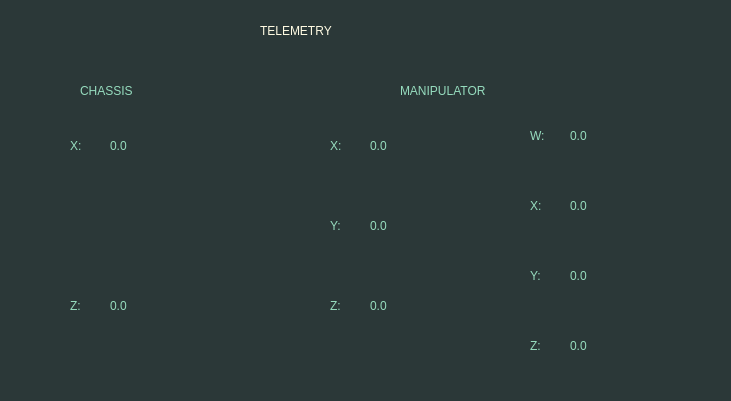
     <widget class="QFrame" name="frame_14">
      <property name="geometry">
       <rect>
        <x>20</x>
        <y>580</y>
        <width>731</width>
        <height>401</height>
       </rect>
      </property>
      <property name="styleSheet">
       <string notr="true">QFrame {
    border-radius: 20px;
    border: 0px solid rgba(114, 255, 197, 255);
     background-color: rgb(43, 56, 56);
}</string>
      </property>
      <property name="frameShape">
       <enum>QFrame::StyledPanel</enum>
      </property>
      <property name="frameShadow">
       <enum>QFrame::Raised</enum>
      </property>
      <widget class="QLabel" name="manual_control_label_11">
       <property name="geometry">
        <rect>
         <x>260</x>
         <y>10</y>
         <width>191</width>
         <height>41</height>
        </rect>
       </property>
       <property name="styleSheet">
        <string notr="true">color: rgb(255, 251, 227);
font: 75 25pt &quot;Monospace&quot;;
background-color: transparent;</string>
       </property>
       <property name="text">
        <string>TELEMETRY</string>
       </property>
      </widget>
      <widget class="QFrame" name="frame_20">
       <property name="geometry">
        <rect>
         <x>40</x>
         <y>60</y>
         <width>231</width>
         <height>331</height>
        </rect>
       </property>
       <property name="styleSheet">
        <string notr="true">QFrame {
    border-radius: 20px;
    border: 0px solid rgba(114, 255, 197, 255);
    background: qlineargradient(
        x1:0, y1:0,
        x2:1, y2:1,
        stop:0 rgb(42, 56, 56),
        stop:1 rgb(23, 36, 36)
    );
}</string>
       </property>
       <property name="frameShape">
        <enum>QFrame::StyledPanel</enum>
       </property>
       <property name="frameShadow">
        <enum>QFrame::Raised</enum>
       </property>
       <widget class="QLabel" name="manual_control_label_13">
        <property name="geometry">
         <rect>
          <x>40</x>
          <y>10</y>
          <width>151</width>
          <height>41</height>
         </rect>
        </property>
        <property name="styleSheet">
         <string notr="true">color:rgb(150, 220, 190);
font: 75 25pt &quot;Monospace&quot;;
background-color: transparent;</string>
        </property>
        <property name="text">
         <string>CHASSIS</string>
        </property>
       </widget>
       <widget class="QFrame" name="frame_23">
        <property name="geometry">
         <rect>
          <x>20</x>
          <y>220</y>
          <width>191</width>
          <height>61</height>
         </rect>
        </property>
        <property name="styleSheet">
         <string notr="true">QFrame {
    border-radius: 20px;
    border: 0px solid rgba(114, 255, 197, 255);
    background: qlineargradient(
        x1:0, y1:0,
        x2:1, y2:1,
        stop:0 rgb(52, 66, 66),
        stop:1 rgb(43, 56, 56)
    );
}</string>
        </property>
        <property name="frameShape">
         <enum>QFrame::StyledPanel</enum>
        </property>
        <property name="frameShadow">
         <enum>QFrame::Raised</enum>
        </property>
        <widget class="QLabel" name="label_8">
         <property name="geometry">
          <rect>
           <x>10</x>
           <y>0</y>
           <width>41</width>
           <height>51</height>
          </rect>
         </property>
         <property name="styleSheet">
          <string notr="true">color:rgb(150, 220, 190);
font: 75 25pt &quot;Monospace&quot;;
background-color: transparent;</string>
         </property>
         <property name="text">
          <string>Z:</string>
         </property>
        </widget>
        <widget class="QLabel" name="chassis_z">
         <property name="geometry">
          <rect>
           <x>50</x>
           <y>0</y>
           <width>131</width>
           <height>51</height>
          </rect>
         </property>
         <property name="styleSheet">
          <string notr="true">color:rgb(150, 220, 190);
font: 75 15pt &quot;Monospace&quot;;
background-color: transparent;</string>
         </property>
         <property name="text">
          <string>0.0</string>
         </property>
        </widget>
       </widget>
       <widget class="QFrame" name="frame_24">
        <property name="geometry">
         <rect>
          <x>20</x>
          <y>60</y>
          <width>191</width>
          <height>61</height>
         </rect>
        </property>
        <property name="styleSheet">
         <string notr="true">QFrame {
    border-radius: 20px;
    border: 0px solid rgba(114, 255, 197, 255);
    background: qlineargradient(
        x1:0, y1:0,
        x2:1, y2:1,
        stop:0 rgb(52, 66, 66),
        stop:1 rgb(43, 56, 56)
    );
}</string>
        </property>
        <property name="frameShape">
         <enum>QFrame::StyledPanel</enum>
        </property>
        <property name="frameShadow">
         <enum>QFrame::Raised</enum>
        </property>
        <widget class="QLabel" name="label">
         <property name="geometry">
          <rect>
           <x>10</x>
           <y>0</y>
           <width>41</width>
           <height>51</height>
          </rect>
         </property>
         <property name="styleSheet">
          <string notr="true">color:rgb(150, 220, 190);
font: 75 25pt &quot;Monospace&quot;;
background-color: transparent;</string>
         </property>
         <property name="text">
          <string>X: </string>
         </property>
        </widget>
        <widget class="QLabel" name="chassis_x">
         <property name="geometry">
          <rect>
           <x>50</x>
           <y>0</y>
           <width>131</width>
           <height>51</height>
          </rect>
         </property>
         <property name="styleSheet">
          <string notr="true">color:rgb(150, 220, 190);
font: 75 15pt &quot;Monospace&quot;;
background-color: transparent;</string>
         </property>
         <property name="text">
          <string>0.0</string>
         </property>
        </widget>
       </widget>
      </widget>
      <widget class="QFrame" name="frame_22">
       <property name="geometry">
        <rect>
         <x>310</x>
         <y>60</y>
         <width>391</width>
         <height>331</height>
        </rect>
       </property>
       <property name="styleSheet">
        <string notr="true">QFrame {
    border-radius: 20px;
    border: 0px solid rgba(114, 255, 197, 255);
    background: qlineargradient(
        x1:0, y1:0,
        x2:1, y2:1,
        stop:0 rgb(42, 56, 56),
        stop:1 rgb(23, 36, 36)
    );
}</string>
       </property>
       <property name="frameShape">
        <enum>QFrame::StyledPanel</enum>
       </property>
       <property name="frameShadow">
        <enum>QFrame::Raised</enum>
       </property>
       <widget class="QLabel" name="manual_control_label_14">
        <property name="geometry">
         <rect>
          <x>90</x>
          <y>10</y>
          <width>231</width>
          <height>41</height>
         </rect>
        </property>
        <property name="styleSheet">
         <string notr="true">color:rgb(150, 220, 190);
font: 75 25pt &quot;Monospace&quot;;
background-color: transparent;</string>
        </property>
        <property name="text">
         <string>MANIPULATOR</string>
        </property>
       </widget>
       <widget class="QFrame" name="frame_25">
        <property name="geometry">
         <rect>
          <x>10</x>
          <y>60</y>
          <width>181</width>
          <height>61</height>
         </rect>
        </property>
        <property name="styleSheet">
         <string notr="true">QFrame {
    border-radius: 20px;
    border: 0px solid rgba(114, 255, 197, 255);
    background: qlineargradient(
        x1:0, y1:0,
        x2:1, y2:1,
        stop:0 rgb(52, 66, 66),
        stop:1 rgb(43, 56, 56)
    );
}</string>
        </property>
        <property name="frameShape">
         <enum>QFrame::StyledPanel</enum>
        </property>
        <property name="frameShadow">
         <enum>QFrame::Raised</enum>
        </property>
        <widget class="QLabel" name="label_5">
         <property name="geometry">
          <rect>
           <x>10</x>
           <y>0</y>
           <width>41</width>
           <height>51</height>
          </rect>
         </property>
         <property name="styleSheet">
          <string notr="true">color:rgb(150, 220, 190);
font: 75 25pt &quot;Monospace&quot;;
background-color: transparent;</string>
         </property>
         <property name="text">
          <string>X: </string>
         </property>
        </widget>
        <widget class="QLabel" name="manipulator_x_t">
         <property name="geometry">
          <rect>
           <x>50</x>
           <y>0</y>
           <width>131</width>
           <height>51</height>
          </rect>
         </property>
         <property name="styleSheet">
          <string notr="true">color:rgb(150, 220, 190);
font: 75 15pt &quot;Monospace&quot;;
background-color: transparent;</string>
         </property>
         <property name="text">
          <string>0.0</string>
         </property>
        </widget>
       </widget>
       <widget class="QFrame" name="frame_26">
        <property name="geometry">
         <rect>
          <x>10</x>
          <y>220</y>
          <width>181</width>
          <height>61</height>
         </rect>
        </property>
        <property name="styleSheet">
         <string notr="true">QFrame {
    border-radius: 20px;
    border: 0px solid rgba(114, 255, 197, 255);
    background: qlineargradient(
        x1:0, y1:0,
        x2:1, y2:1,
        stop:0 rgb(52, 66, 66),
        stop:1 rgb(43, 56, 56)
    );
}</string>
        </property>
        <property name="frameShape">
         <enum>QFrame::StyledPanel</enum>
        </property>
        <property name="frameShadow">
         <enum>QFrame::Raised</enum>
        </property>
        <widget class="QLabel" name="label_22">
         <property name="geometry">
          <rect>
           <x>10</x>
           <y>0</y>
           <width>41</width>
           <height>51</height>
          </rect>
         </property>
         <property name="styleSheet">
          <string notr="true">color:rgb(150, 220, 190);
font: 75 25pt &quot;Monospace&quot;;
background-color: transparent;</string>
         </property>
         <property name="text">
          <string>Z: </string>
         </property>
        </widget>
        <widget class="QLabel" name="manipulator_z_t">
         <property name="geometry">
          <rect>
           <x>50</x>
           <y>0</y>
           <width>131</width>
           <height>51</height>
          </rect>
         </property>
         <property name="styleSheet">
          <string notr="true">color:rgb(150, 220, 190);
font: 75 15pt &quot;Monospace&quot;;
background-color: transparent;</string>
         </property>
         <property name="text">
          <string>0.0</string>
         </property>
        </widget>
       </widget>
       <widget class="QFrame" name="frame_27">
        <property name="geometry">
         <rect>
          <x>10</x>
          <y>140</y>
          <width>181</width>
          <height>61</height>
         </rect>
        </property>
        <property name="styleSheet">
         <string notr="true">QFrame {
    border-radius: 20px;
    border: 0px solid rgba(114, 255, 197, 255);
    background: qlineargradient(
        x1:0, y1:0,
        x2:1, y2:1,
        stop:0 rgb(52, 66, 66),
        stop:1 rgb(43, 56, 56)
    );
}</string>
        </property>
        <property name="frameShape">
         <enum>QFrame::StyledPanel</enum>
        </property>
        <property name="frameShadow">
         <enum>QFrame::Raised</enum>
        </property>
        <widget class="QLabel" name="label_21">
         <property name="geometry">
          <rect>
           <x>10</x>
           <y>0</y>
           <width>41</width>
           <height>51</height>
          </rect>
         </property>
         <property name="styleSheet">
          <string notr="true">color:rgb(150, 220, 190);
font: 75 25pt &quot;Monospace&quot;;
background-color: transparent;</string>
         </property>
         <property name="text">
          <string>Y: </string>
         </property>
        </widget>
        <widget class="QLabel" name="manipulator_y_t">
         <property name="geometry">
          <rect>
           <x>50</x>
           <y>0</y>
           <width>131</width>
           <height>51</height>
          </rect>
         </property>
         <property name="styleSheet">
          <string notr="true">color:rgb(150, 220, 190);
font: 75 15pt &quot;Monospace&quot;;
background-color: transparent;</string>
         </property>
         <property name="text">
          <string>0.0</string>
         </property>
        </widget>
       </widget>
       <widget class="QFrame" name="frame_28">
        <property name="geometry">
         <rect>
          <x>210</x>
          <y>260</y>
          <width>161</width>
          <height>61</height>
         </rect>
        </property>
        <property name="styleSheet">
         <string notr="true">QFrame {
    border-radius: 20px;
    border: 0px solid rgba(114, 255, 197, 255);
    background: qlineargradient(
        x1:0, y1:0,
        x2:1, y2:1,
        stop:0 rgb(52, 66, 66),
        stop:1 rgb(43, 56, 56)
    );
}</string>
        </property>
        <property name="frameShape">
         <enum>QFrame::StyledPanel</enum>
        </property>
        <property name="frameShadow">
         <enum>QFrame::Raised</enum>
        </property>
        <widget class="QLabel" name="label_26">
         <property name="geometry">
          <rect>
           <x>10</x>
           <y>0</y>
           <width>41</width>
           <height>51</height>
          </rect>
         </property>
         <property name="styleSheet">
          <string notr="true">color:rgb(150, 220, 190);
font: 75 25pt &quot;Monospace&quot;;
background-color: transparent;</string>
         </property>
         <property name="text">
          <string>Z: </string>
         </property>
        </widget>
        <widget class="QLabel" name="manipulator_z_o">
         <property name="geometry">
          <rect>
           <x>50</x>
           <y>0</y>
           <width>131</width>
           <height>51</height>
          </rect>
         </property>
         <property name="styleSheet">
          <string notr="true">color:rgb(150, 220, 190);
font: 75 15pt &quot;Monospace&quot;;
background-color: transparent;</string>
         </property>
         <property name="text">
          <string>0.0</string>
         </property>
        </widget>
       </widget>
       <widget class="QFrame" name="frame_29">
        <property name="geometry">
         <rect>
          <x>210</x>
          <y>190</y>
          <width>161</width>
          <height>61</height>
         </rect>
        </property>
        <property name="styleSheet">
         <string notr="true">QFrame {
    border-radius: 20px;
    border: 0px solid rgba(114, 255, 197, 255);
    background: qlineargradient(
        x1:0, y1:0,
        x2:1, y2:1,
        stop:0 rgb(52, 66, 66),
        stop:1 rgb(43, 56, 56)
    );
}</string>
        </property>
        <property name="frameShape">
         <enum>QFrame::StyledPanel</enum>
        </property>
        <property name="frameShadow">
         <enum>QFrame::Raised</enum>
        </property>
        <widget class="QLabel" name="label_25">
         <property name="geometry">
          <rect>
           <x>10</x>
           <y>0</y>
           <width>41</width>
           <height>51</height>
          </rect>
         </property>
         <property name="styleSheet">
          <string notr="true">color:rgb(150, 220, 190);
font: 75 25pt &quot;Monospace&quot;;
background-color: transparent;</string>
         </property>
         <property name="text">
          <string>Y: </string>
         </property>
        </widget>
        <widget class="QLabel" name="manipulator_y_o">
         <property name="geometry">
          <rect>
           <x>50</x>
           <y>0</y>
           <width>131</width>
           <height>51</height>
          </rect>
         </property>
         <property name="styleSheet">
          <string notr="true">color:rgb(150, 220, 190);
font: 75 15pt &quot;Monospace&quot;;
background-color: transparent;</string>
         </property>
         <property name="text">
          <string>0.0</string>
         </property>
        </widget>
       </widget>
       <widget class="QFrame" name="frame_30">
        <property name="geometry">
         <rect>
          <x>210</x>
          <y>120</y>
          <width>161</width>
          <height>61</height>
         </rect>
        </property>
        <property name="styleSheet">
         <string notr="true">QFrame {
    border-radius: 20px;
    border: 0px solid rgba(114, 255, 197, 255);
    background: qlineargradient(
        x1:0, y1:0,
        x2:1, y2:1,
        stop:0 rgb(52, 66, 66),
        stop:1 rgb(43, 56, 56)
    );
}</string>
        </property>
        <property name="frameShape">
         <enum>QFrame::StyledPanel</enum>
        </property>
        <property name="frameShadow">
         <enum>QFrame::Raised</enum>
        </property>
        <widget class="QLabel" name="label_24">
         <property name="geometry">
          <rect>
           <x>10</x>
           <y>0</y>
           <width>41</width>
           <height>51</height>
          </rect>
         </property>
         <property name="styleSheet">
          <string notr="true">color:rgb(150, 220, 190);
font: 75 25pt &quot;Monospace&quot;;
background-color: transparent;</string>
         </property>
         <property name="text">
          <string>X: </string>
         </property>
        </widget>
        <widget class="QLabel" name="manipulator_x_o">
         <property name="geometry">
          <rect>
           <x>50</x>
           <y>0</y>
           <width>131</width>
           <height>51</height>
          </rect>
         </property>
         <property name="styleSheet">
          <string notr="true">color:rgb(150, 220, 190);
font: 75 15pt &quot;Monospace&quot;;
background-color: transparent;</string>
         </property>
         <property name="text">
          <string>0.0</string>
         </property>
        </widget>
       </widget>
       <widget class="QFrame" name="frame_31">
        <property name="geometry">
         <rect>
          <x>210</x>
          <y>50</y>
          <width>161</width>
          <height>61</height>
         </rect>
        </property>
        <property name="styleSheet">
         <string notr="true">QFrame {
    border-radius: 20px;
    border: 0px solid rgba(114, 255, 197, 255);
    background: qlineargradient(
        x1:0, y1:0,
        x2:1, y2:1,
        stop:0 rgb(52, 66, 66),
        stop:1 rgb(43, 56, 56)
    );
}</string>
        </property>
        <property name="frameShape">
         <enum>QFrame::StyledPanel</enum>
        </property>
        <property name="frameShadow">
         <enum>QFrame::Raised</enum>
        </property>
        <widget class="QLabel" name="label_23">
         <property name="geometry">
          <rect>
           <x>10</x>
           <y>0</y>
           <width>41</width>
           <height>51</height>
          </rect>
         </property>
         <property name="styleSheet">
          <string notr="true">color:rgb(150, 220, 190);
font: 75 25pt &quot;Monospace&quot;;
background-color: transparent;</string>
         </property>
         <property name="text">
          <string>W: </string>
         </property>
        </widget>
        <widget class="QLabel" name="manipulator_w_o">
         <property name="geometry">
          <rect>
           <x>50</x>
           <y>0</y>
           <width>131</width>
           <height>51</height>
          </rect>
         </property>
         <property name="styleSheet">
          <string notr="true">color:rgb(150, 220, 190);
font: 75 15pt &quot;Monospace&quot;;
background-color: transparent;</string>
         </property>
         <property name="text">
          <string>0.0</string>
         </property>
        </widget>
       </widget>
      </widget>
     </widget>
